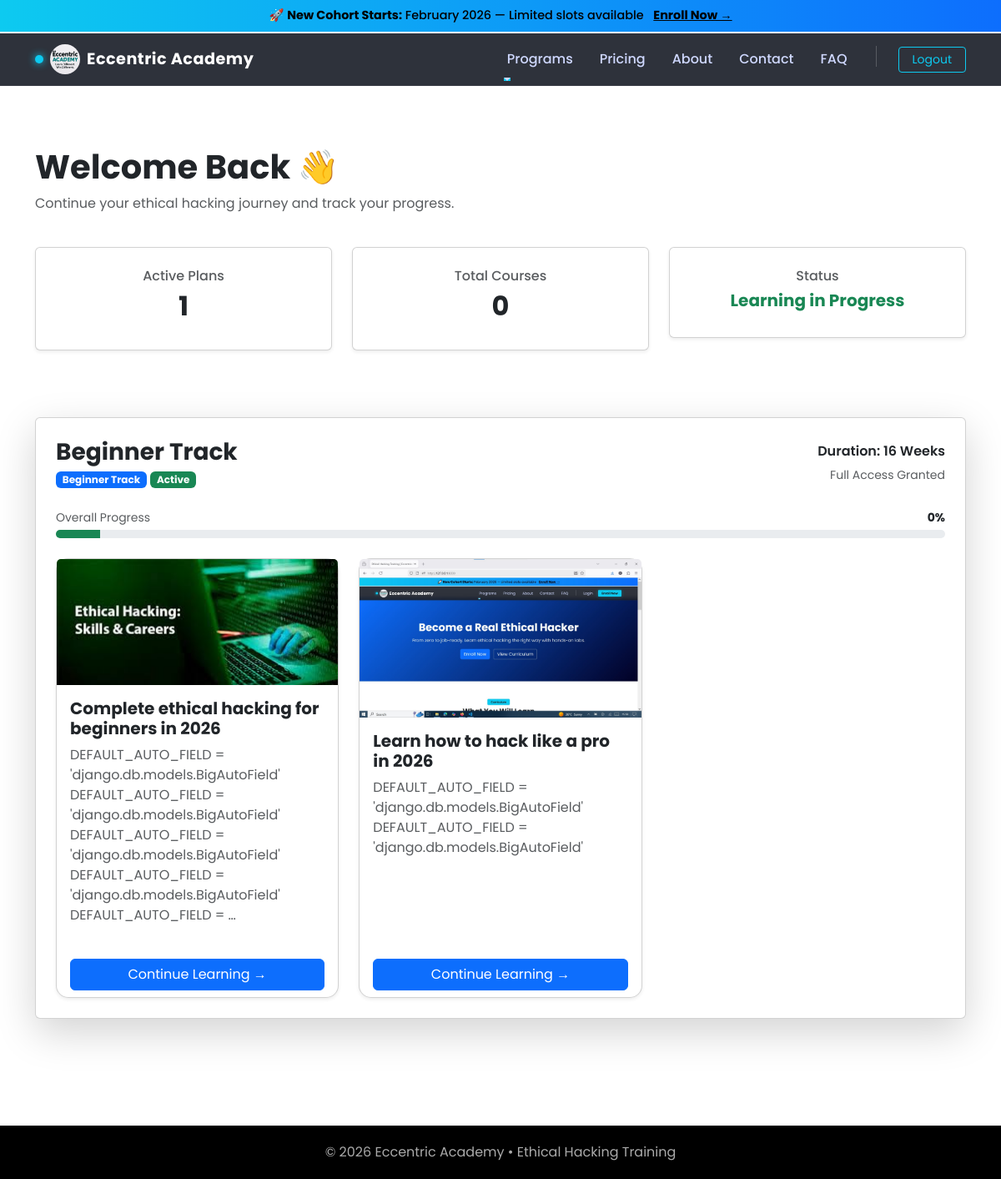
The page /dashboard/ (signed in) on the database its author committed.
### academy/models/alert.py (models this page shows, shortened)
class CohortAlert(models.Model):
    title = models.CharField(max_length=100)
    message = models.CharField(max_length=255)
    start_date = models.DateField()
    cta_text = models.CharField(max_length=50, default="Enroll Now →")
    cta_url = models.CharField(max_length=200, default="/pricing/")
    is_active = models.BooleanField(default=True)
    created_at = models.DateTimeField(auto_now_add=True)
    class Meta:
        ordering = ["-created_at"]

### academy/models/enrollment.py (models this page shows, shortened)
class PlanEnrollment(models.Model):
    user = models.ForeignKey(User, on_delete=models.CASCADE)  # allow multiple plans
    plan = models.ForeignKey(Plan, on_delete=models.CASCADE)
    enrolled_at = models.DateTimeField(auto_now_add=True)
    expires_at = models.DateTimeField()
    is_active = models.BooleanField(default=True)
    class Meta:
        unique_together = ('user', 'plan')  # prevent duplicates

### academy/models/plan.py (models this page shows, shortened)
class Plan(models.Model):
    LEVEL_CHOICES = (
        ('beginner', 'Beginner Track'),
        ('intermediate', 'Intermediate Track'),
        ('advanced', 'Advanced Track'),
    )
    name = models.CharField(max_length=50)
    level = models.CharField(max_length=20, choices=LEVEL_CHOICES)
    price = models.DecimalField(max_digits=10, decimal_places=2)
    features = models.TextField(help_text="One feature per line", blank=True, null=True)
    description = models.TextField()
    duration_weeks = models.PositiveIntegerField(help_text="Duration in weeks (e.g. 30, 90, 180)",default=90)
    is_active = models.BooleanField(default=True)
    slug = models.SlugField(unique=True, blank=True, null=True)

### academy/models/course.py (models this page shows, shortened)
class Course(models.Model):
    title = models.CharField(max_length=200)
    slug = models.SlugField(unique=True)
    plan = models.ForeignKey(
        Plan,
        related_name='courses',
        on_delete=models.CASCADE
    )
    description = models.TextField()
    featured_image = models.ImageField(upload_to='courses/')
    is_published = models.BooleanField(default=True)
    is_active = models.BooleanField(default=True)

### academy/views/pages.py (the view)
# urls.py: path('dashboard/', pages.dashboard, name='dashboard'),
@login_required
def dashboard(request):
    enrollments = PlanEnrollment.objects.filter(user=request.user)
    return render(
        request,
        'academy/dashboard.html',
        {'enrollments': enrollments}
    )

### academy/context_processors.py (called while the page is built)
def active_cohort_alert(request):
    alert = CohortAlert.objects.filter(is_active=True, start_date__gte=now().date()).first()
    return {
        "cohort_alert": alert
    }

def active_cohort(request):
    cohort = (
        Cohort.objects
        .filter(is_active=True, registration_deadline__gt=timezone.now())
        .first()
    )
    return {"active_cohort": cohort}

def social_links(request):
    return {
        'social_links': SocialLink.objects.filter(is_active=True)
    }

### academy/templates/academy/dashboard.html (shortened to what this page needs)
{% extends "academy/base.html" %}
{% block content %}
<section class="section pb-4">
    <div class="container">
        <h1 class="fw-bold mb-2">
            Welcome Back 👋
        </h1>
        <p class="text-muted">
            Continue your ethical hacking journey and track your progress.
        </p>
    </div>
</section>
{% if enrollments %}
<section class="section pt-0">
    <div class="container">
        <div class="row g-4">
            <div class="col-md-4">
                <div class="card shadow-sm p-4 text-center">
                    <h6 class="text-muted">Active Plans</h6>
                    <h2 class="fw-bold">{{ enrollments|length }}</h2>
                </div>
            </div>
            <div class="col-md-4">
                <div class="card shadow-sm p-4 text-center">
                    <h6 class="text-muted">Total Courses</h6>
                    <h2 class="fw-bold">
                        {% with total=0 %}
                        {{ total }}
                        {% endwith %}
                    </h2>
                </div>
            </div>
            <div class="col-md-4">
                <div class="card shadow-sm p-4 text-center">
                    <h6 class="text-muted">Status</h6>
                    <h5 class="fw-bold text-success">Learning in Progress</h5>
                </div>
            </div>
        </div>
    </div>
</section>
<section class="section pt-0">
    <div class="container">
        {% for enrollment in enrollments %}
        <div class="card shadow-lg mb-5">
            <div class="card-body p-4">
                <div class="d-flex justify-content-between align-items-center flex-wrap mb-4">
                    <div>
                        <h3 class="fw-bold mb-1">
                            {{ enrollment.plan.name }}
                        </h3>
                        <span class="badge bg-primary">
                            {{ enrollment.plan.get_level_display }}
                        </span>
                        <span class="badge bg-success">
                            Active
                        </span>
                    </div>
                    <div class="text-end">
                        <p class="mb-1 fw-semibold">
                            Duration: {{ enrollment.plan.duration_weeks }} Weeks
                        </p>
                        <small class="text-muted">
                            Full Access Granted
                        </small>
                    </div>
                </div>
                <div class="mb-4">
                    <div class="d-flex justify-content-between mb-1">
                        <small class="text-muted">Overall Progress</small>
                        <small class="fw-bold">0%</small>
                    </div>
                    <div class="progress" style="height: 10px;">
                        <div class="progress-bar bg-success" style="width: 5%"></div>
                    </div>
                </div>
                <div class="row g-4">
                    {% for course in enrollment.plan.courses.all %}
                    <div class="col-md-4">
                        <div class="card h-100 shadow-sm pricing-card">
                            <img src="{{ course.featured_image.url }}"
                                 class="card-img-top"
                                 alt="{{ course.title }}">
                            <div class="card-body">
                                <h5 class="fw-bold">
                                    {{ course.title }}
                                </h5>
                                <p class="text-muted">
                                    {{ course.description|truncatewords:14 }}
                                </p>
                            </div>
                            <div class="card-footer bg-transparent border-0">
                                <a href="#"
                                   class="btn btn-primary w-100">
                                    Continue Learning →
                                </a>
                            </div>
                        </div>
                    </div>
                    {% endfor %}
                </div>
            </div>
        </div>
        {% endfor %}
    </div>
</section>
{% endif %}
{% endblock %}

### academy/templates/academy/base.html (shortened to what this page needs)
{% load static %}
<!doctype html>
<html lang="en">
<head>
    <link href="https://cdn.jsdelivr.net/npm/bootstrap@5.3.2/dist/css/bootstrap.min.css" rel="stylesheet">
        <link href="https://cdn.jsdelivr.net/npm/bootstrap-icons/font/bootstrap-icons.css" rel="stylesheet">
        <link href="https://unpkg.com/aos@2.3.4/dist/aos.css" rel="stylesheet">
</head>
<body>
{% if cohort_alert %}
<div class="academy-alert text-center">
    🚀 <strong>{{ cohort_alert.title }}:</strong>
    {{ cohort_alert.start_date|date:"F Y" }} —
    <span class="d-none d-md-inline">
        {{ cohort_alert.message }}
    </span>
    <a href="{{ cohort_alert.cta_url }}" class="alert-link ms-2">
        {{ cohort_alert.cta_text }}
    </a>
</div>
{% endif %}
<nav class="navbar navbar-expand-lg navbar-dark fixed-top glass-navbar">
    <div class="container">
        <a class="navbar-brand fw-bold d-flex align-items-center" href="/">
            <span class="brand-dot me-2"></span>
                <img src="{% static 'img/logo.png' %}"
         alt="Eccentric Academy Logo"
         class="me-2 rounded-circle"
         style="width:36px;height:36px;">
            Eccentric Academy
        </a>
        <div class="collapse navbar-collapse" id="navMenu">
            <ul class="navbar-nav ms-auto align-items-lg-center gap-lg-3">
               <li class="nav-item dropdown">
    <a class="nav-link dropdown-toggle"
       href="#"
       id="programDropdown"
       role="button"
       data-bs-toggle="dropdown"
       aria-expanded="false">
        Programs
    </a>
</li>
                <li class="nav-item">
                    <a class="nav-link" href="{% url 'pricing' %}">Pricing</a>
                </li>
                <li class="nav-item">
                    <a class="nav-link" href="{% url 'about' %}">About</a>
                </li>
                <li class="nav-item">
                    <a class="nav-link" href="{% url 'contact' %}">Contact</a>
                </li>
                <li class="nav-item">
                    <a class="nav-link" href="{% url 'faq' %}">FAQ</a>
                </li>
                <li class="nav-item d-none d-lg-block">
                </li>
                {% if user.is_authenticated %}
                    <li class="nav-item">
                        <a class="btn btn-outline-info btn-sm px-3"
                           href="{% url 'account_logout' %}">
                            Logout
                        </a>
                    </li>
                {% endif %}
            </ul>
        </div>
    </div>
</nav>
<main class="main-content">
    {% block content %}{% endblock %}
</main>
<footer class="text-center">
    <div class="container">
        <p class="mb-0">© {{ year|default:2026 }} Eccentric Academy • Ethical Hacking Training</p>
    </div>
</footer>
</body>
</html>

### academy/templates/academy/base.html (style rules this page uses)
body { font-family: 'Poppins', sans-serif; }
.section { padding: 80px 0; }
.pricing-card { border-radius: 15px; transition: transform 0.3s ease; }
footer { background: #000; color: #aaa; padding: 20px 0; }
.glass-navbar { background: rgba(10, 15, 25, 0.85); backdrop-filter: blur(10px); border-bottom: 1px solid rgba(255, 255, 255, 0.05); }
.navbar-brand { font-size: 1.2rem; letter-spacing: 0.5px; }
.brand-dot { width: 10px; height: 10px; background: #0dcaf0; border-radius: 50%; box-shadow: 0 0 10px #0dcaf0; }
.nav-link { color: #cfd8ff !important; font-weight: 500; position: relative; }
.nav-link::after { content: ""; position: absolute; left: 0; bottom: -6px; width: 0; height: 2px; background: #0dcaf0; transition: width 0.3s ease; }
.navbar.fixed-top { top: 40px; }
.academy-alert { position: fixed; top: 0; left: 0; width: 100%; z-index: 1060; background: linear-gradient(90deg, #0dcaf0, #0d6efd); color: #000; padding: 8px 15px; font-size: 0.9rem; font-weight: 500; }
.academy-alert .alert-link { color: #000; font-weight: 700; text-decoration: underline; }
.main-content { margin-top: 96px; }

### rows shown on the page
CohortAlert: title "New Cohort Starts", start_date "February 2026", message "Limited slots available", cta_text "Enroll Now →"
PlanEnrollment: plan.name "Beginner Track", plan.level "Beginner Track", plan.duration_weeks "16"
Course: featured_image (picture), title "Complete ethical hacking for beginners in 2026", description "DEFAULT_AUTO_FIELD = 'django.db.models.BigAutoField' DEFAULT_AUTO_FIELD = 'django.db.models.BigAutoField' DEFAULT_AUTO_FIELD = 'django.db.models.BigAutoField' DEFAULT_AUTO_FIELD = 'django.db.models.BigAutoField' DEFAULT_AUTO_FIELD = …"
Course: featured_image (picture), title "Learn how to hack like a pro in 2026", description "DEFAULT_AUTO_FIELD = 'django.db.models.BigAutoField' DEFAULT_AUTO_FIELD = 'django.db.models.BigAutoField'"

### other values the page prints
{{ enrollments|length }} "1"
{{ total }} "0"
{{ year|default:2026 }} "2026"
